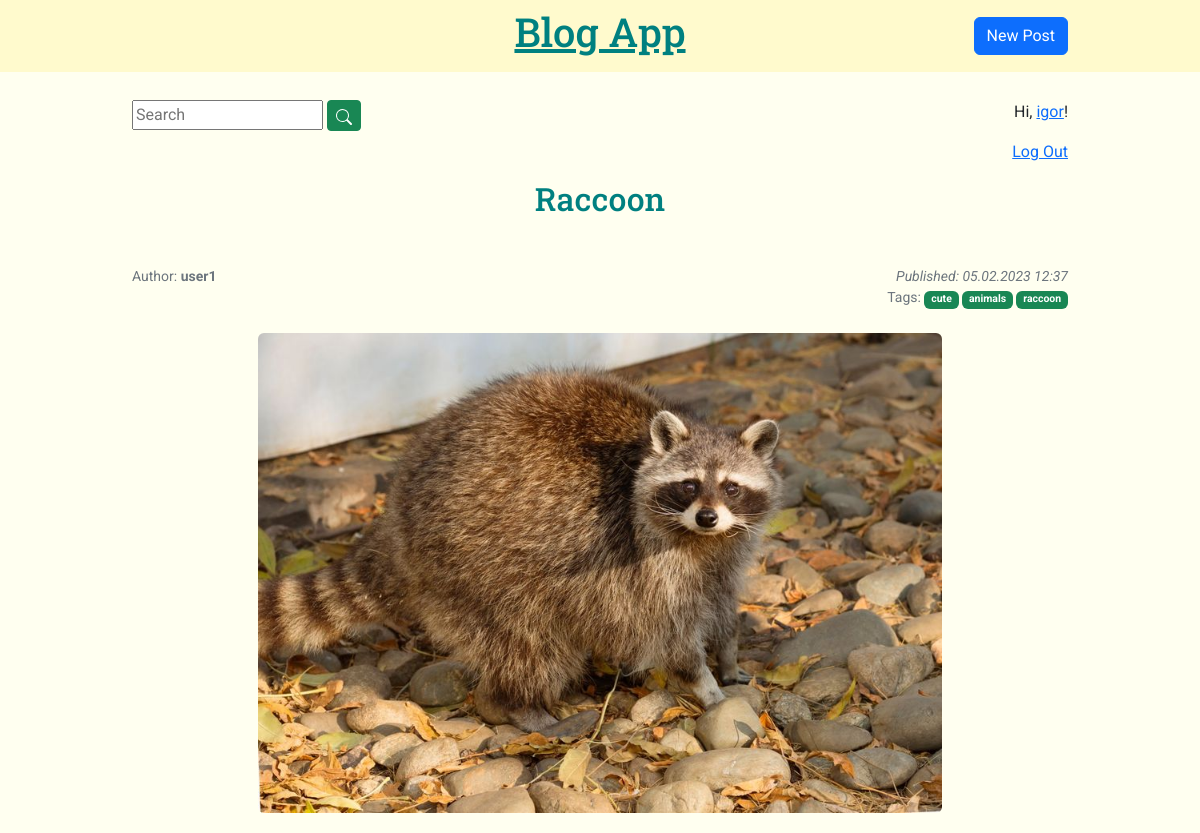
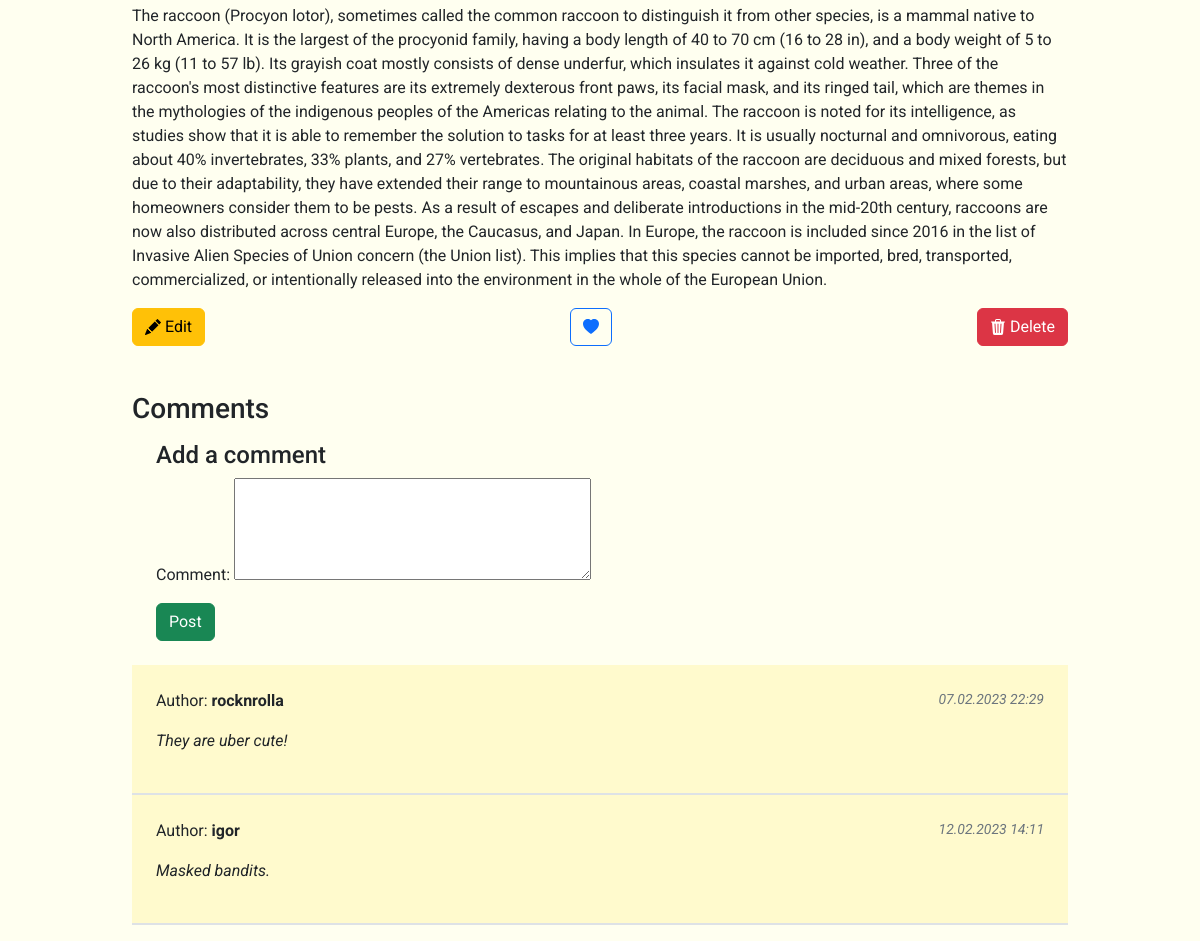
The page /blog_app/post/8/ (signed in) on the database its author committed (2 pictures, top to bottom).
### blog_app/models.py (models this page shows, shortened)
class Post(models.Model):
	title = models.CharField(max_length=200)
	author = models.ForeignKey("auth.user", on_delete=models.CASCADE) # many-to-one relationship
	date = models.DateTimeField(auto_now_add=True)
	text = models.TextField()
	img = models.ImageField(upload_to="images/", blank=True)
	slug = models.SlugField(unique=True, max_length=100, null=False, default="")
	tags = TaggableManager()
	favourites = models.ManyToManyField("auth.user", related_name="favourite", blank=True, default=None)

class Comment(models.Model):
	post = models.ForeignKey(Post, on_delete=models.CASCADE)
	author = models.ForeignKey("auth.user", on_delete=models.CASCADE)
	date = models.DateTimeField(auto_now_add=True)
	comment = models.TextField()
	def __str__(self) -> str:
		return self.comment

### blog_app/views.py (the view, shortened to what this page needs)
# urls.py: path("post/<int:pk>/", views.BlogDetailView.as_view(), name="post_detail"),
class BlogDetailView(View):
	def get(self, request, *args, **kwargs):
		view = CommentGet.as_view()
		return view(request, *args, **kwargs)

### blog_app/forms.py
class CommentForm(forms.ModelForm):
	class Meta:
		model = Comment
		fields = ["comment"]
		widgets = { # size of textarea field
			"comment": forms.Textarea(attrs={"rows": 4, "cols": 40})
		}

### blog_app/views.py (called while the page is built)
	def get_context_data(self, **kwargs):
		context = super().get_context_data(**kwargs)
		context["form"] = CommentForm()
		post = self.get_object()
		is_favor = False
		if post.favourites.filter(pk=self.request.user.pk).exists():
			is_favor = True
		context["is_favor"] = is_favor
		return context

### blog_app/templates/blog_app/post.html (shortened to what this page needs)
{% extends "blog_app/base.html" %}
{% block content %}
<div class="container post-entry my-container">
	<h2 class="text-center mb-5">{{ post.title }}</h2>
	<div class="d-flex">
		<p class="flex-fill text-secondary small mb-0">Author: <b>{{ post.author }}</b></p>
		<p class="flex-fill text-end text-secondary small mb-0"><i>Published: {{ post.date|date:"d.m.Y H:i" }}</i></p>
	</div>
	<p class="text-end text-secondary small">Tags:
		{% for tag in post.tags.all %}
		<a href="{% url 'tagged' tag.slug %}" class="badge bg-success text-decoration-none">{{ tag }}</a>
		{% endfor %}
	</p>
	{% if post.img %}
	<img src="{{ post.img.url }}" alt="{{ post.title }}" class="mx-auto d-block rounded mt-4 img-fluid post-img">
	{% endif %}
	<p class="mt-4">{{ post.text }}</p>
	{% if user.is_authenticated %}
	<div class="post-controls text-center">
		<a href="{% url 'edit_post' post.pk %}" class="btn btn-warning float-start">
			Edit
		</a>
		{% if is_favor %}
		<a href="{% url 'favourite_add' post.pk %}" class="btn btn-outline-primary" data-bs-toggle="tooltip" title="Remove from favourites">
			<svg xmlns="http://www.w3.org/2000/svg" width="16" height="16" fill="currentColor" class="bi bi-heart-fill" viewBox="0 0 16 16">
				<path fill-rule="evenodd" d="M8 1.314C12.438-3.248 23.534 4.735 8 15-7.534 4.736 3.562-3.248 8 1.314z"/>
			</svg>
		</a>
		{% endif %}
		<a href="{% url 'delete_post' post.pk %}" class="btn btn-danger float-end">
			Delete
		</a>
	</div>
	{% endif %}
	<h3 class="mt-4 mb-3">Comments</h3>
	{% if user.is_authenticated %}
	<div class="add-comment pb-4 px-4">
		<h4>Add a comment</h4>
		<form action="" method="post">
			{{ form.as_p }}
			<button class="btn btn-success" type="submit">Post</button>
		</form>
	</div>
	{% endif %}
	<div class="comments mb-3">
	{% for comment in post.comment_set.all %}
		<div class="comment-container p-4 border-bottom border-2">
			<div class="d-flex">
				<p class="flex-fill">Author: <b>{{ comment.author }}</b></p>
				<p class="flex-fill text-end text-secondary small"><i>{{ comment.date|date:"d.m.Y H:i" }}</i></p>
			</div>
			<p><i>{{ comment }}</i></p>
		</div>
	{% empty %}
		<p class="p-4 text-center text-secondary small"><i>No comments yet</i></p>
	{% endfor %}
	</div>
</div>
{% endblock content %}

### blog_app/templates/blog_app/base.html (shortened to what this page needs)
{% load static %}
<!DOCTYPE html>
	<html lang="en">
	<head>
		<link rel="stylesheet" href="{% static 'css/bootstrap.min.css' %}">
		<link rel="stylesheet" href="{% static 'css/main.css' %}">
	</head>
	<body>
		<header>
			<nav class="navbar navbar-expand-sm fixed-top">
				<div class="container mx-auto row my-container">
					<div class="col-6 g-0 text-center">
						<h1><a href="{% url 'index' %}">Blog App</a></h1>
					</div>
					<div class="col-3 g-0 text-end">
						<a href="{% url 'new_post' %}" class="btn btn-primary">New Post</a>
					</div>
				</div>
			</nav>
		</header>
		<div class="row container my-container my-top-container">
			<div class="col-sm g-0">
				<form action="{% url 'search_results' %}" method="get">
					<input name="q" type="text" placeholder="Search" required>
					<button type="submit" class="btn btn-success btn-sm">
					</button>
				</form>
			</div>
			<div class="col-sm g-0 pt-4 pt-sm-0 text-end">
			{% if user.is_authenticated %}
				<p>Hi, <a href="{% url 'profile' user.username %}">{{ user.username }}</a>!</p>
				<p><a href="{% url 'logout' %}">Log Out</a></p>
			{% else %}
				<p>You are not logged in</p>
				<p><a href="{% url 'login' %}">Log In</a> |
					<a href="{% url 'signup' %}">Sign Up</a>
				</p>
			{% endif %}
			</div>
		</div>
		{% block content %}
		{% endblock content %}
	</body>
</html>

### static/css/main.css (style rules this page uses)
body { font-family: "Roboto", sans-serif; background: ivory; }
h1 { font-family: "Roboto Slab", serif; font-weight: 500; color: teal; }
header nav.navbar { background: lemonchiffon; }
header nav.navbar h1 a, .post-entry h2 { font-family: "Roboto Slab", serif; color: teal; }
.my-container { max-width: 960px; margin: auto; }
.my-top-container { margin-top: 100px; }
.post-img { max-height: 480px; }
.post-controls { min-height: 60px; }
.comments { background: lemonchiffon; }

### rows shown on the page
Post: title "Raccoon", author "user1", date "05.02.2023 12:37", img (picture), text "The raccoon (Procyon lotor), sometimes called the common raccoon to distinguish it from other species, is a mammal native to North America. It is the largest of the procyonid family, having a body length of 40 to 70 cm (16 to 28 in), and a body weight of 5 to 26 kg (11 to 57 lb). Its grayish coat mostly consists of dense underfur, which insulates it against cold weather. Three of the raccoon's most distinctive features are its extremely dexterous front paws, its facial mask, and its ringed tail, which are themes in the mythologies of the indigenous peoples of the Americas relating to the animal. The raccoon is noted for its intelligence, as studies show that it is able to remember the…"
Tag: name "cute"
Tag: name "animals"
Tag: name "raccoon"
Comment: author "rocknrolla", date "07.02.2023 22:29", comment "They are uber cute!"
Comment: author "igor", date "12.02.2023 14:11", comment "Masked bandits."

### other values the page prints
{{ user.username }} "igor"
